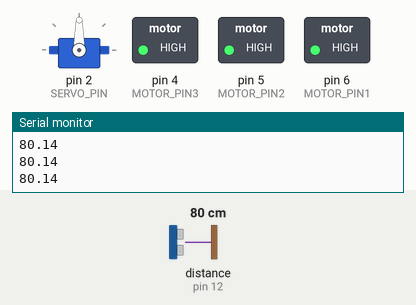
Recording of a sketch running on a simulated Arduino Uno, built with avr-gcc and run on an emulated ATmega328P. On the bench: servo, switched loads named in the sketch (green lamp = pin HIGH), the last lines printed to the serial monitor. Wiring (inferred from the names in the program): ultrasonic range finder: trigger pin 13; echo pin 12. The inputs (shaded band) are chosen by the test bench; at power-on: distance to the obstacle (sensor on pin 12) 80 cm. The echo pulse lasts 58.3 µs per cm; pins used as bus, display or sensor lines are not drawn.

Above: at 1.2 s.
1.3 s: distance to the obstacle (sensor on pin 12) set to 8 cm
2.8 s: distance to the obstacle (sensor on pin 12) set to 5 cm
At 2.96 s:
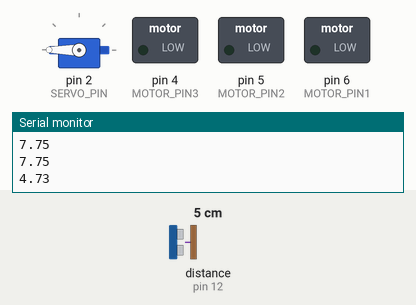
At 3.56 s:
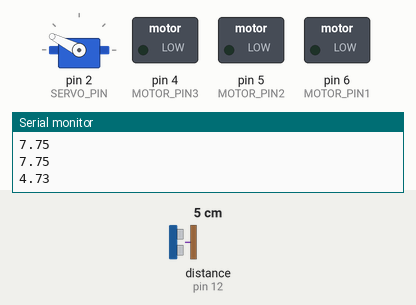
Timing chart, 0 to 11.8 s (numbered marks = the images above; inputs shaded):
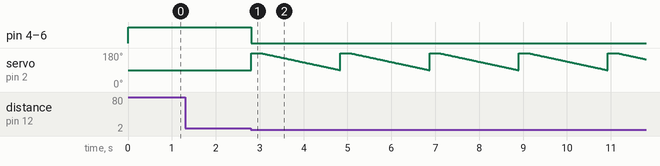

Measured:
- the behaviour switches between 7 and 6 cm on distance to the obstacle (sensor on pin 12) (found by bisection; images 0 and 1)
- after the input at 2.8 s, pin 4 (MOTOR_PIN3), pin 5 (MOTOR_PIN2), pin 6 (MOTOR_PIN1): HIGH → LOW at once; servo on pin 2 (SERVO_PIN): ramps from 180° to 90° and jumps back, once every 2.0 s

The sketch:

Code.ino
```cpp
#include <Servo.h>

// Motors
int MOTOR_PIN1 = 6;
int MOTOR_PIN2 = 5;
int MOTOR_PIN3 = 4;

// Ultrasonic sensor
int TRIG_PIN = 13;
int ECHO_PIN = 12;

// Servo
Servo servo;
int SERVO_PIN = 2;

// Constants
float SOUND_SPEED = 0.0345; // cm/microsecs
int MIN_DISTANCE = 6;       // cm

void setup()
{
    // Set up the motors
    pinMode(MOTOR_PIN1, OUTPUT);
    pinMode(MOTOR_PIN2, OUTPUT);
    pinMode(MOTOR_PIN3, OUTPUT);

    // Set up the ultrasonic sensor
    pinMode(TRIG_PIN, OUTPUT);
    digitalWrite(TRIG_PIN, LOW);
    pinMode(ECHO_PIN, INPUT);

    // Set up the servo motor
    servo.attach(SERVO_PIN, 0, 2700);
    servo.write(90);

    // Set up serial communication
    Serial.begin(9600);
}

void loop()
{
    // Trigger the ultrasonic sensor every 10 microseconds
    digitalWrite(TRIG_PIN, HIGH);
    delayMicroseconds(10);
    digitalWrite(TRIG_PIN, LOW);

    // Obtain distance from obstacle
    int duration = pulseIn(ECHO_PIN, HIGH);
    float distance = duration * SOUND_SPEED / 2;

    // Log distance
    Serial.println(distance);

    if (distance < MIN_DISTANCE)
    {
        // Stop all motors
        digitalWrite(MOTOR_PIN1, LOW);
        digitalWrite(MOTOR_PIN2, LOW);
        digitalWrite(MOTOR_PIN3, LOW);

        // Yeet the ball
        for (int i = 190; i >= 90; i--)
        {
            servo.write(i);
            delay(20);
        }
    }
    else
    {
        // Return the rotor to its initial position
        servo.write(90);

        // Run all motors
        digitalWrite(MOTOR_PIN1, HIGH);
        digitalWrite(MOTOR_PIN2, HIGH);
        digitalWrite(MOTOR_PIN3, HIGH);
    }
}
```
